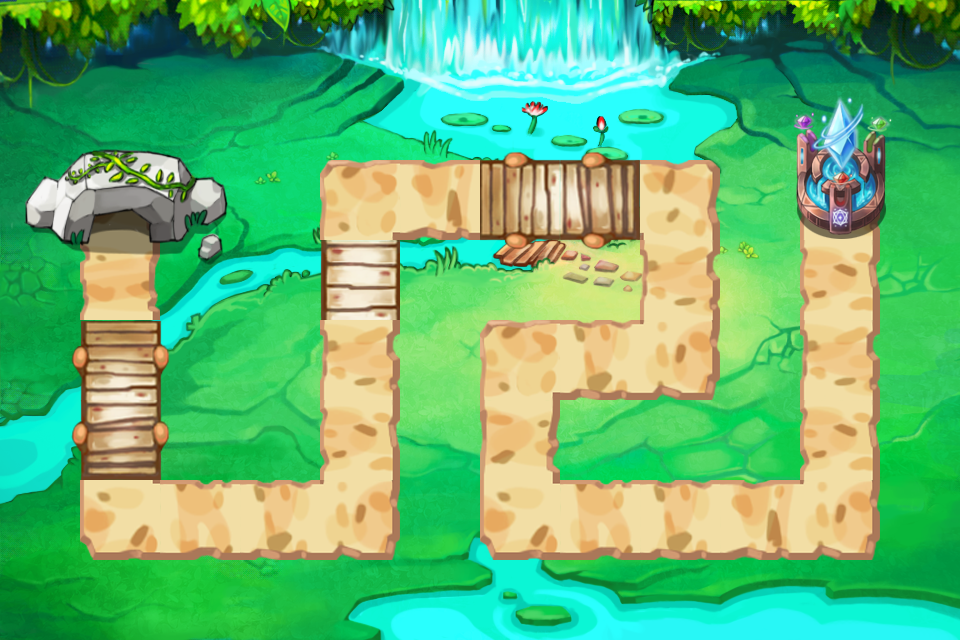

A 2D game scene composited from a Tiled map and its tileset images. What follows is a short description and the map's XML, with each tile layer's data collapsed to a summary:
An orthogonal 12x8 tile map with 80x80 px tiles, 3 tile layers (layer_1, layer_2, layer_3) and 10 objects (1, 2, 3, 4, 5, ...).

<map version="1.0" orientation="orthogonal" width="12" height="8" tilewidth="80" tileheight="80">
 <tileset firstgid="1" name="map-1" tilewidth="80" tileheight="80">
  <image source="map-1.png" width="2046" height="2046" />
  <tile id="0">
   <properties>
    <property name="isWater" value="isWater" />
   </properties>
  </tile>
  <tile id="1">
   <properties>
    <property name="isWater" value="isWater" />
   </properties>
  </tile>
  <tile id="2">
   <properties>
    <property name="isWater" value="isWater" />
   </properties>
  </tile>
  <tile id="3">
   <properties>
    <property name="isWater" value="isWater" />
   </properties>
  </tile>
  <tile id="4">
   <properties>
    <property name="isWater" value="isWater" />
   </properties>
  </tile>
  <tile id="5">
   <properties>
    <property name="isWater" value="isWater" />
   </properties>
  </tile>
  <tile id="6">
   <properties>
    <property name="isWater" value="isWater" />
   </properties>
  </tile>
  <tile id="7">
   <properties>
    <property name="isWater" value="isWater" />
   </properties>
  </tile>
  <tile id="8">
   <properties>
    <property name="isWater" value="isWater" />
   </properties>
  </tile>
  <tile id="9">
   <properties>
    <property name="isWater" value="isWater" />
   </properties>
  </tile>
  <tile id="10">
   <properties>
    <property name="isWater" value="isWater" />
   </properties>
  </tile>
  <tile id="11">
   <properties>
    <property name="isWater" value="isWater" />
   </properties>
  </tile>
  <tile id="13">
   <properties>
    <property name="isPath" value="isPath" />
   </properties>
  </tile>
  <tile id="14">
   <properties>
    <property name="isPath" value="isPath" />
   </properties>
  </tile>
  <tile id="15">
   <properties>
    <property name="isPath" value="isPath" />
   </properties>
  </tile>
  <tile id="16">
   <properties>
    <property name="isPath" value="isPath" />
   </properties>
  </tile>
  <tile id="17">
   <properties>
    <property name="HP" value="1000" />
    <property name="coins" value="50" />
    <property name="isBarrier" value="41" />
   </properties>
  </tile>
  <tile id="18">
   <properties>
    <property name="HP" value="1000" />
    <property name="coins" value="50" />
    <property name="isBarrier" value="42" />
   </properties>
  </tile>
  <tile id="20">
   <properties>
    <property name="isExit" value="isExit" />
   </properties>
  </tile>
  <tile id="25">
   <properties>
    <property name="isTower" value="isTower" />
   </properties>
  </tile>
  <tile id="26">
   <properties>
    <property name="isTower" value="isTower" />
   </properties>
  </tile>
  <tile id="27">
   <properties>
    <property name="isTower" value="isTower" />
   </properties>
  </tile>
  <tile id="28">
   <properties>
    <property name="isTower" value="isTower" />
   </properties>
  </tile>
  <tile id="29">
   <properties>
    <property name="isTower" value="isTower" />
   </properties>
  </tile>
  <tile id="30">
   <properties>
    <property name="isWater" value="isWater" />
   </properties>
  </tile>
  <tile id="31">
   <properties>
    <property name="isWater" value="isWater" />
   </properties>
  </tile>
  <tile id="32">
   <properties>
    <property name="isWater" value="isWater" />
   </properties>
  </tile>
  <tile id="33">
   <properties>
    <property name="isWater" value="isWater" />
   </properties>
  </tile>
  <tile id="34">
   <properties>
    <property name="isTower" value="isTower" />
   </properties>
  </tile>
  <tile id="35">
   <properties>
    <property name="isTower" value="isTower" />
   </properties>
  </tile>
  <tile id="36">
   <properties>
    <property name="isTower" value="isTower" />
   </properties>
  </tile>
  <tile id="38">
   <properties>
    <property name="isPath" value="isPath" />
   </properties>
  </tile>
  <tile id="39">
   <properties>
    <property name="HP" value="200" />
    <property name="coins" value="10" />
    <property name="isBarrier" value="1" />
   </properties>
  </tile>
  <tile id="41">
   <properties>
    <property name="isPath" value="isPath" />
   </properties>
  </tile>
  <tile id="42">
   <properties>
    <property name="HP" value="1000" />
    <property name="coins" value="50" />
    <property name="isBarrier" value="43" />
   </properties>
  </tile>
  <tile id="43">
   <properties>
    <property name="HP" value="1000" />
    <property name="coins" value="50" />
    <property name="isBarrier" value="44" />
   </properties>
  </tile>
  <tile id="45">
   <properties>
    <property name="isExit" value="isExit" />
   </properties>
  </tile>
  <tile id="50">
   <properties>
    <property name="isTower" value="isTower" />
   </properties>
  </tile>
  <tile id="51">
   <properties>
    <property name="isTower" value="isTower" />
   </properties>
  </tile>
  <tile id="52">
   <properties>
    <property name="isTower" value="isTower" />
   </properties>
  </tile>
  <tile id="53">
   <properties>
    <property name="isTower" value="isTower" />
   </properties>
  </tile>
  <tile id="54">
   <properties>
    <property name="isTower" value="isTower" />
   </properties>
  </tile>
  <tile id="55">
   <properties>
    <property name="isTower" value="isTower" />
   </properties>
  </tile>
  <tile id="56">
   <properties>
    <property name="isWater" value="isWater" />
   </properties>
  </tile>
  <tile id="57">
   <properties>
    <property name="isWater" value="isWater" />
   </properties>
  </tile>
  <tile id="58">
   <properties>
    <property name="isTower" value="isTower" />
   </properties>
  </tile>
  <tile id="59">
   <properties>
    <property name="isTower" value="isTower" />
   </properties>
  </tile>
  <tile id="60">
   <properties>
    <property name="isTower" value="isTower" />
   </properties>
  </tile>
  <tile id="61">
   <properties>
    <property name="isTower" value="isTower" />
   </properties>
  </tile>
  <tile id="63">
   <properties>
    <property name="isPath" value="isPath" />
   </properties>
  </tile>
  <tile id="64">
   <properties>
    <property name="HP" value="500" />
    <property name="coins" value="20" />
    <property name="isBarrier" value="21" />
   </properties>
  </tile>
  <tile id="65">
   <properties>
    <property name="HP" value="500" />
    <property name="coins" value="20" />
    <property name="isBarrier" value="22" />
   </properties>
  </tile>
  <tile id="66">
   <properties>
    <property name="isPath" value="isPath" />
   </properties>
  </tile>
  <tile id="68">
   <properties>
    <property name="isPath" value="isPath" />
   </properties>
  </tile>
  <tile id="75">
   <properties>
    <property name="isTower" value="isTower" />
   </properties>
  </tile>
  <tile id="76">
   <properties>
    <property name="isTower" value="isTower" />
   </properties>
  </tile>
  <tile id="77">
   <properties>
    <property name="isWater" value="isWater" />
   </properties>
  </tile>
  <tile id="78">
   <properties>
    <property name="isWater" value="isWater" />
   </properties>
  </tile>
  <tile id="79">
   <properties>
    <property name="isTower" value="isTower" />
   </properties>
  </tile>
  <tile id="80">
   <properties>
    <property name="isTower" value="isTower" />
   </properties>
  </tile>
  <tile id="81">
   <properties>
    <property name="isTower" value="isTower" />
   </properties>
  </tile>
  <tile id="82">
   <properties>
    <property name="isTower" value="isTower" />
   </properties>
  </tile>
  <tile id="83">
   <properties>
    <property name="isTower" value="isTower" />
   </properties>
  </tile>
  <tile id="84">
   <properties>
    <property name="isTower" value="isTower" />
   </properties>
  </tile>
  <tile id="85">
   <properties>
    <property name="isTower" value="isTower" />
   </properties>
  </tile>
  <tile id="86">
   <properties>
    <property name="isTower" value="isTower" />
   </properties>
  </tile>
  <tile id="88">
   <properties>
    <property name="isPath" value="isPath" />
   </properties>
  </tile>
  <tile id="89">
   <properties>
    <property name="isPath" value="isPath" />
   </properties>
  </tile>
  <tile id="90">
   <properties>
    <property name="isPath" value="isPath" />
   </properties>
  </tile>
  <tile id="91">
   <properties>
    <property name="isPath" value="isPath" />
   </properties>
  </tile>
  <tile id="92">
   <properties>
    <property name="isPath" value="isPath" />
   </properties>
  </tile>
  <tile id="93">
   <properties>
    <property name="isPath" value="isPath" />
   </properties>
  </tile>
  <tile id="94">
   <properties>
    <property name="isPath" value="isPath" />
   </properties>
  </tile>
  <tile id="100">
   <properties>
    <property name="isTower" value="isTower" />
   </properties>
  </tile>
  <tile id="101">
   <properties>
    <property name="isWater" value="isWater" />
   </properties>
  </tile>
  <tile id="102">
   <properties>
    <property name="isTower" value="isTower" />
   </properties>
  </tile>
  <tile id="103">
   <properties>
    <property name="isTower" value="isTower" />
   </properties>
  </tile>
  <tile id="104">
   <properties>
    <property name="isTower" value="isTower" />
   </properties>
  </tile>
  <tile id="105">
   <properties>
    <property name="isTower" value="isTower" />
   </properties>
  </tile>
  <tile id="106">
   <properties>
    <property name="isTower" value="isTower" />
   </properties>
  </tile>
  <tile id="107">
   <properties>
    <property name="isTower" value="isTower" />
   </properties>
  </tile>
  <tile id="108">
   <properties>
    <property name="isTower" value="isTower" />
   </properties>
  </tile>
  <tile id="109">
   <properties>
    <property name="isTower" value="isTower" />
   </properties>
  </tile>
  <tile id="110">
   <properties>
    <property name="isTower" value="isTower" />
   </properties>
  </tile>
  <tile id="111">
   <properties>
    <property name="isTower" value="isTower" />
   </properties>
  </tile>
  <tile id="118">
   <properties>
    <property name="isPath" value="isPath" />
   </properties>
  </tile>
  <tile id="125">
   <properties>
    <property name="isWater" value="isWater" />
   </properties>
  </tile>
  <tile id="126">
   <properties>
    <property name="isTower" value="isTower" />
   </properties>
  </tile>
  <tile id="127">
   <properties>
    <property name="isTower" value="isTower" />
   </properties>
  </tile>
  <tile id="128">
   <properties>
    <property name="isTower" value="isTower" />
   </properties>
  </tile>
  <tile id="129">
   <properties>
    <property name="isTower" value="isTower" />
   </properties>
  </tile>
  <tile id="130">
   <properties>
    <property name="isTower" value="isTower" />
   </properties>
  </tile>
  <tile id="131">
   <properties>
    <property name="isTower" value="isTower" />
   </properties>
  </tile>
  <tile id="132">
   <properties>
    <property name="isTower" value="isTower" />
   </properties>
  </tile>
  <tile id="133">
   <properties>
    <property name="isTower" value="isTower" />
   </properties>
  </tile>
  <tile id="134">
   <properties>
    <property name="isTower" value="isTower" />
   </properties>
  </tile>
  <tile id="135">
   <properties>
    <property name="isTower" value="isTower" />
   </properties>
  </tile>
  <tile id="136">
   <properties>
    <property name="isTower" value="isTower" />
   </properties>
  </tile>
  <tile id="137">
   <properties>
    <property name="isPath" value="isPath" />
   </properties>
  </tile>
  <tile id="138">
   <properties>
    <property name="isPath" value="isPath" />
   </properties>
  </tile>
  <tile id="139">
   <properties>
    <property name="isPath" value="isPath" />
   </properties>
  </tile>
  <tile id="141">
   <properties>
    <property name="isPath" value="isPath" />
   </properties>
  </tile>
  <tile id="144">
   <properties>
    <property name="isWater" value="isWater" />
   </properties>
  </tile>
  <tile id="147">
   <properties>
    <property name="isWater" value="isWater" />
   </properties>
  </tile>
  <tile id="150">
   <properties>
    <property name="isTower" value="isTower" />
   </properties>
  </tile>
  <tile id="151">
   <properties>
    <property name="isTower" value="isTower" />
   </properties>
  </tile>
  <tile id="152">
   <properties>
    <property name="isTower" value="isTower" />
   </properties>
  </tile>
  <tile id="153">
   <properties>
    <property name="isTower" value="isTower" />
   </properties>
  </tile>
  <tile id="154">
   <properties>
    <property name="isTower" value="isTower" />
   </properties>
  </tile>
  <tile id="155">
   <properties>
    <property name="isTower" value="isTower" />
   </properties>
  </tile>
  <tile id="156">
   <properties>
    <property name="isWater" value="isWater" />
   </properties>
  </tile>
  <tile id="157">
   <properties>
    <property name="isTower" value="isTower" />
   </properties>
  </tile>
  <tile id="158">
   <properties>
    <property name="isTower" value="isTower" />
   </properties>
  </tile>
  <tile id="159">
   <properties>
    <property name="isTower" value="isTower" />
   </properties>
  </tile>
  <tile id="160">
   <properties>
    <property name="isTower" value="isTower" />
   </properties>
  </tile>
  <tile id="161">
   <properties>
    <property name="isTower" value="isTower" />
   </properties>
  </tile>
  <tile id="166">
   <properties>
    <property name="isPath" value="isPath" />
   </properties>
  </tile>
  <tile id="169">
   <properties>
    <property name="isEntrance" value="1" />
   </properties>
  </tile>
  <tile id="172">
   <properties>
    <property name="isEntrance" value="1" />
   </properties>
  </tile>
  <tile id="175">
   <properties>
    <property name="isTower" value="isTower" />
   </properties>
  </tile>
  <tile id="176">
   <properties>
    <property name="isTower" value="isTower" />
   </properties>
  </tile>
  <tile id="177">
   <properties>
    <property name="isTower" value="isTower" />
   </properties>
  </tile>
  <tile id="178">
   <properties>
    <property name="isTower" value="isTower" />
   </properties>
  </tile>
  <tile id="179">
   <properties>
    <property name="isWater" value="isWater" />
   </properties>
  </tile>
  <tile id="180">
   <properties>
    <property name="isWater" value="isWater" />
   </properties>
  </tile>
  <tile id="181">
   <properties>
    <property name="isWater" value="isWater" />
   </properties>
  </tile>
  <tile id="182">
   <properties>
    <property name="isWater" value="isWater" />
   </properties>
  </tile>
  <tile id="183">
   <properties>
    <property name="isWater" value="isWater" />
   </properties>
  </tile>
  <tile id="184">
   <properties>
    <property name="isWater" value="isWater" />
   </properties>
  </tile>
  <tile id="185">
   <properties>
    <property name="isWater" value="isWater" />
   </properties>
  </tile>
  <tile id="186">
   <properties>
    <property name="isWater" value="isWater" />
   </properties>
  </tile>
  <tile id="191">
   <properties>
    <property name="isPath" value="isPath" />
   </properties>
  </tile>
  <tile id="194">
   <properties>
    <property name="isWater" value="isWater" />
   </properties>
  </tile>
  <tile id="197">
   <properties>
    <property name="isWater" value="isWater" />
   </properties>
  </tile>
  <tile id="212">
   <properties>
    <property name="isWater" value="isWater" />
   </properties>
  </tile>
  <tile id="213">
   <properties>
    <property name="isEntrance" value="1" />
   </properties>
  </tile>
  <tile id="214">
   <properties>
    <property name="isWater" value="isWater" />
   </properties>
  </tile>
  <tile id="287">
   <properties>
    <property name="isWater" value="isWater" />
   </properties>
  </tile>
  <tile id="288">
   <properties>
    <property name="isEntrance" value="1" />
   </properties>
  </tile>
  <tile id="289">
   <properties>
    <property name="isWater" value="isWater" />
   </properties>
  </tile>
 </tileset>
 <layer name="layer_1" width="12" height="8">
  <data>[96 cells, 96 non-empty, 96 distinct tile ids]</data>
 </layer>
 <layer name="layer_2" width="12" height="8">
  <data>[96 cells, 25 non-empty, 11 distinct tile ids]</data>
 </layer>
 <layer name="layer_3" width="12" height="8">
  <data>[96 cells, 31 non-empty, 31 distinct tile ids]</data>
 </layer>
 <objectgroup name="layer_obj" width="12" height="8">
  <object name="1" x="80" y="240" width="80" height="80" />
  <object name="2" x="80" y="480" width="80" height="80" />
  <object name="3" x="320" y="480" width="80" height="80" />
  <object name="4" x="320" y="160" width="80" height="80" />
  <object name="5" x="640" y="160" width="80" height="80" />
  <object name="6" x="640" y="320" width="80" height="80" />
  <object name="7" x="480" y="320" width="80" height="80" />
  <object name="8" x="480" y="480" width="80" height="80" />
  <object name="9" x="800" y="480" width="80" height="80" />
  <object name="10" x="800" y="160" width="80" height="80" />
 </objectgroup>
</map>
